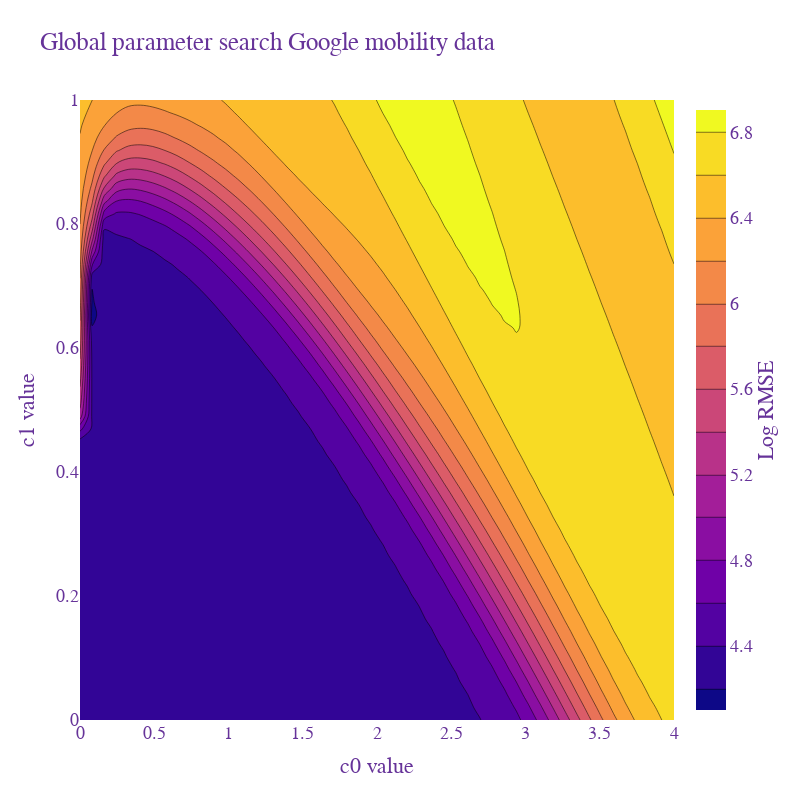

The notebook cell this image was saved under:
### Code cell
fig = go.Figure() #Creates a plot using graph objects and then adds each graph to figure
# fig.add_trace(go.Scatter(x=t, y=dailyAdmissions,
#                     mode='lines',
#                     name='Admission data'))
# fig.add_trace(go.Scatter(x=t, y=modelfunction(t,*best[0]),
#                     mode='lines',
#                     name='Predicted admissions'))

fig.add_contour(
                    z=result,
                    x=paramC0,
                    y=paramC1,
                    colorbar=dict(
                        titleside='right',
                        title='Log RMSE', # title here
                    )
)  
  

fig.update_layout(
                    title='Global parameter search Google mobility data',
                    xaxis_title='c0 value',
                    yaxis_title='c1 value',
                    autosize=False,
                    width=800,
                    height=800,
                    font=dict(
                        family="Courier New, monospace",
                        size=18,
                        color="RebeccaPurple"
    )
)
fig.show()

#Countour plot plotta log(RMSE) för Z axeln

### Figure 1 — Plotly figure (JSON) as saved in the notebook; plotly's stock layout.template omitted (floating-point values rounded to 4 significant figures; data arrays with more than 128 entries replaced by an {"elided": "..."} marker saying what was removed)
{"data": [{"colorbar": {"title": {"side": "right", "text": "Log RMSE"}}, "type": "contour", "x": [0, 0.08163, 0.1633, 0.2449, 0.3265, 0.4082, 0.4898, 0.5714, 0.6531, 0.7347, 0.8163, 0.898, 0.9796, 1.061, 1.143, 1.224, 1.306, 1.388, 1.469, 1.551, 1.633, 1.714, 1.796, 1.878, 1.959, 2.041, 2.122, 2.204, 2.286, 2.367, 2.449, 2.531, 2.612, 2.694, 2.776, 2.857, 2.939, 3.02, 3.102, 3.184, 3.265, 3.347, 3.429, 3.51, 3.592, 3.673, 3.755, 3.837, 3.918, 4], "y": [0, 0.02041, 0.04082, 0.06122, 0.08163, 0.102, 0.1224, 0.1429, 0.1633, 0.1837, 0.2041, 0.2245, 0.2449, 0.2653, 0.2857, 0.3061, 0.3265, 0.3469, 0.3673, 0.3878, 0.4082, 0.4286, 0.449, 0.4694, 0.4898, 0.5102, 0.5306, 0.551, 0.5714, 0.5918, 0.6122, 0.6327, 0.6531, 0.6735, 0.6939, 0.7143, 0.7347, 0.7551, 0.7755, 0.7959, 0.8163, 0.8367, 0.8571, 0.8776, 0.898, 0.9184, 0.9388, 0.9592, 0.9796, 1], "z": {"elided": "50x50 float values"}}], "layout": {"autosize": false, "font": {"color": "RebeccaPurple", "family": "Courier New, monospace", "size": 18}, "height": 800, "title": {"text": "Global parameter search Google mobility data"}, "width": 800, "xaxis": {"title": {"text": "c0 value"}}, "yaxis": {"title": {"text": "c1 value"}}}}
